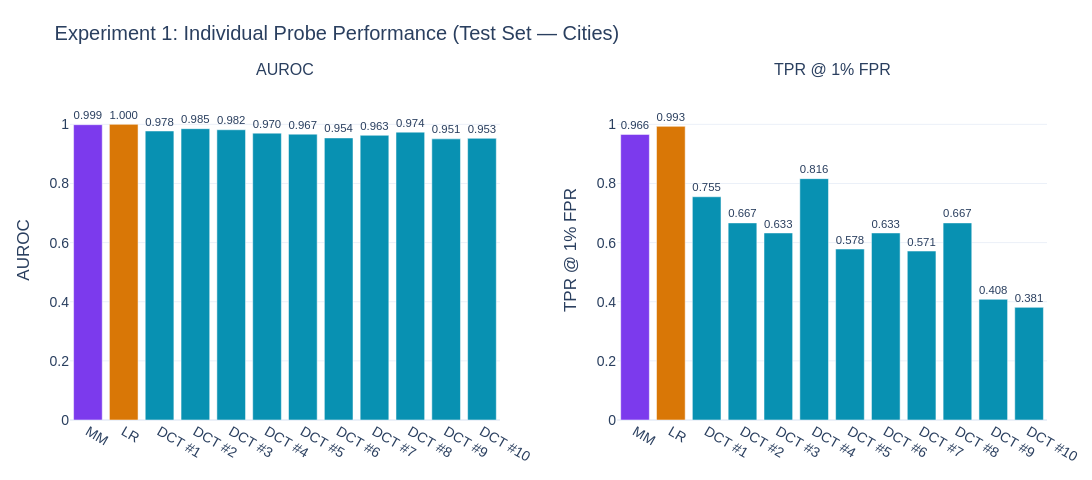

Write notebook code for a chart like this one.
### Code cell
probe_names = list(results.keys())
aurocs = [results[n]["auroc"] for n in probe_names]
tprs = [results[n]["tpr@1fpr"] for n in probe_names]

bar_colors = []
for n in probe_names:
    if n == "MM":
        bar_colors.append(PLOT_COLORS["mm"])
    elif n == "LR":
        bar_colors.append(PLOT_COLORS["lr"])
    else:
        bar_colors.append(PLOT_COLORS["dct"])

fig = make_subplots(
    rows=1, cols=2,
    subplot_titles=["AUROC", "TPR @ 1% FPR"],
    horizontal_spacing=0.12,
)

fig.add_trace(go.Bar(
    x=probe_names, y=aurocs,
    marker_color=bar_colors, showlegend=False,
    text=[f"{v:.3f}" for v in aurocs], textposition="outside",
), row=1, col=1)

fig.add_trace(go.Bar(
    x=probe_names, y=tprs,
    marker_color=bar_colors, showlegend=False,
    text=[f"{v:.3f}" for v in tprs], textposition="outside",
), row=1, col=2)

fig.update_layout(
    **PLOT_BASE,
    title="Experiment 1: Individual Probe Performance (Test Set — Cities)",
    height=480, width=1100,
    yaxis=dict(range=[0, 1.15], title="AUROC"),
    yaxis2=dict(range=[0, 1.15], title="TPR @ 1% FPR"),
)
fig.show()

### Figure 1 — Plotly figure (JSON) as saved in the notebook; plotly's stock layout.template omitted (floating-point values rounded to 4 significant figures)
{"data": [{"marker": {"color": ["#7C3AED", "#D97706", "#0891B2", "#0891B2", "#0891B2", "#0891B2", "#0891B2", "#0891B2", "#0891B2", "#0891B2", "#0891B2", "#0891B2"]}, "showlegend": false, "text": ["0.999", "1.000", "0.978", "0.985", "0.982", "0.970", "0.967", "0.954", "0.963", "0.974", "0.951", "0.953"], "textposition": "outside", "type": "bar", "x": ["MM", "LR", "DCT #1", "DCT #2", "DCT #3", "DCT #4", "DCT #5", "DCT #6", "DCT #7", "DCT #8", "DCT #9", "DCT #10"], "xaxis": "x", "y": [0.9989, 0.9999, 0.9775, 0.9854, 0.9817, 0.9703, 0.9668, 0.9541, 0.963, 0.9737, 0.9509, 0.9527], "yaxis": "y"}, {"marker": {"color": ["#7C3AED", "#D97706", "#0891B2", "#0891B2", "#0891B2", "#0891B2", "#0891B2", "#0891B2", "#0891B2", "#0891B2", "#0891B2", "#0891B2"]}, "showlegend": false, "text": ["0.966", "0.993", "0.755", "0.667", "0.633", "0.816", "0.578", "0.633", "0.571", "0.667", "0.408", "0.381"], "textposition": "outside", "type": "bar", "x": ["MM", "LR", "DCT #1", "DCT #2", "DCT #3", "DCT #4", "DCT #5", "DCT #6", "DCT #7", "DCT #8", "DCT #9", "DCT #10"], "xaxis": "x2", "y": [0.966, 0.9932, 0.7551, 0.6667, 0.6327, 0.8163, 0.5782, 0.6327, 0.5714, 0.6667, 0.4082, 0.381], "yaxis": "y2"}], "layout": {"annotations": [{"font": {"size": 16}, "showarrow": false, "text": "AUROC", "x": 0.22, "xanchor": "center", "xref": "paper", "y": 1, "yanchor": "bottom", "yref": "paper"}, {"font": {"size": 16}, "showarrow": false, "text": "TPR @ 1% FPR", "x": 0.78, "xanchor": "center", "xref": "paper", "y": 1, "yanchor": "bottom", "yref": "paper"}], "font": {"family": "Arial, sans-serif", "size": 14}, "height": 480, "legend": {"bgcolor": "rgba(255,255,255,0.8)", "bordercolor": "#E5E7EB", "borderwidth": 1}, "margin": {"b": 60, "l": 70, "r": 40, "t": 80}, "title": {"text": "Experiment 1: Individual Probe Performance (Test Set — Cities)"}, "width": 1100, "xaxis": {"anchor": "y", "domain": [0, 0.44]}, "xaxis2": {"anchor": "y2", "domain": [0.56, 1]}, "yaxis": {"anchor": "x", "domain": [0, 1], "range": [0, 1.15], "title": {"text": "AUROC"}}, "yaxis2": {"anchor": "x2", "domain": [0, 1], "range": [0, 1.15], "title": {"text": "TPR @ 1% FPR"}}}}
